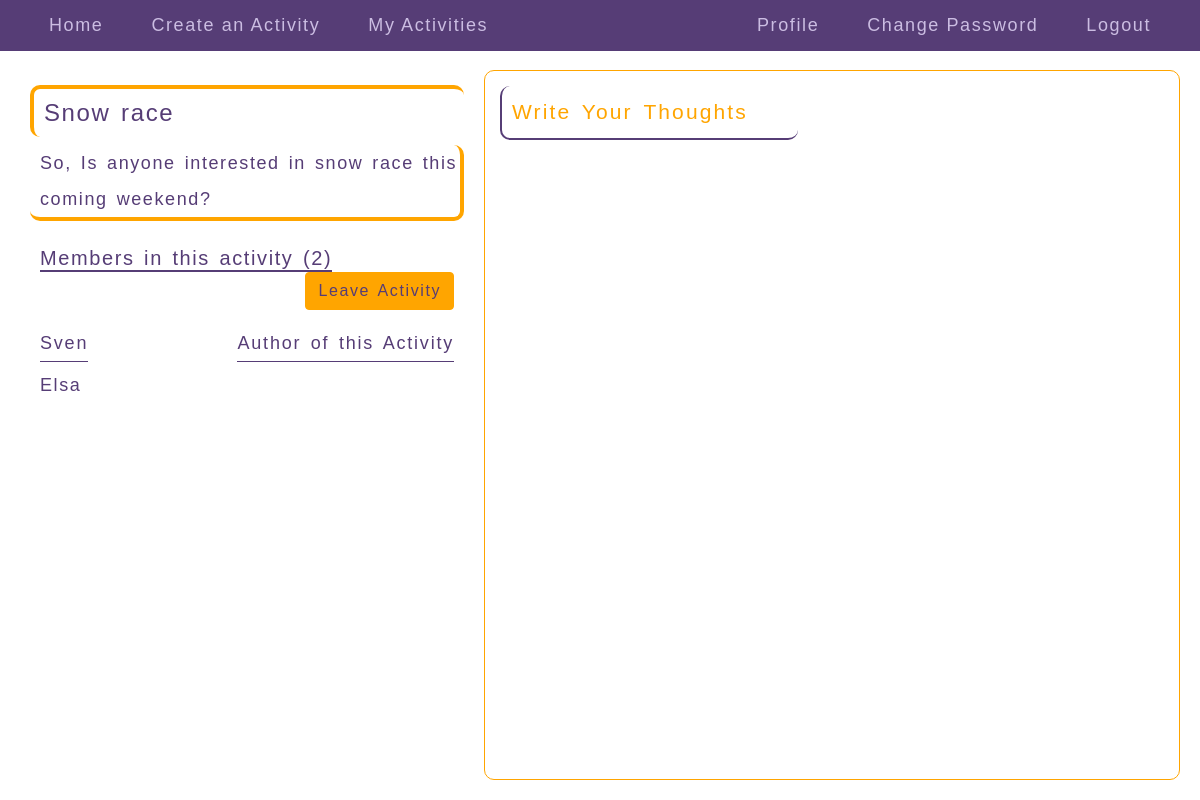
Page /activities/12 (signed in) on the committed database.
### meet/models.py (models this page shows, shortened)
class Activity(models.Model):
    user = models.ForeignKey(User, on_delete=models.CASCADE, related_name="activities")
    title = models.CharField(max_length=128)
    description = models.TextField()
    time = models.DateTimeField(default=timezone.now)

class Joining(models.Model):
    user = models.ForeignKey(User, on_delete=models.CASCADE, related_name="joined_activities")
    activity = models.ForeignKey(Activity, on_delete=models.CASCADE, related_name="user_activities")

### meet/views.py (the view)
# urls.py: path("activities/<int:id>", views.displayactivity, name="display_activity"),
@login_required(login_url='/')
def displayactivity(request, id):
    activity = Activity.objects.get(pk=id)
    users = Joining.objects.filter(activity=activity).all()
    users_list = []
    for user in users:
        users_list.append(user.user.username)
    return render(request, "meet/activity.html", {
    "activity": activity, "users": users, "users_list": users_list
    })

### meet/templates/meet/activity.html (shortened to what this page needs)
{% extends "meet/layout.html" %}
{% block body %}
<div class="fc_display">
  <div class="left_half">
    <h4>{{ activity.title }}</h4>
    <p>{{ activity.description }}</p>
    <div class="left_half_members">
      <div class="fc_activity">
        <h5>Members in this activity ({{ users_list|length }})</h5>
        <div class="fc_activity_button">
          {% if request.user != activity.user %}
          {% if request.user.username in users_list %}
            <a href="{% url 'leave_activity' activity.id %}" class="btn btn-outline common_button">Leave Activity</a>
          {% else %}
            <a href="{% url 'join_activity' activity.id %}" class="btn btn-outline common_button">Join Activity</a>
          {% endif %}
          {% endif %}
        </div>
      </div>
      <div class="activity_users_fc">
        <p>{{ activity.user.username }}</p>
        <p class="activity_users_author">Author of this Activity</p>
      </div>
      {% for user in users %}
        {% if user.user.username != activity.user.username %}
          <p class="activity_users">{{ user.user.username }}</p>
        {% endif %}
      {% endfor %}
    </div>
  </div>
  <div class="right_half">
    <div class="right_half_header">
      <p>Write Your Thoughts</p>
    </div>
  </div>
</div>
{% endblock %}

### meet/static/meet/styles.css (style rules this page uses)
* { font-family: Arial, sans-serif; }
html, body { padding: 0; margin: 0; }
.fc_display { height: calc(100vh - 60px); display: flex; padding: 15px; box-sizing: border-box; color: #563d76; letter-spacing: 0.1em; word-spacing: 0.15em; }
.fc_display > * { margin-right: 5px; }
.left_half, .right_half { flex-basis: 40%; box-sizing: border-box; padding: 15px; border: 1px solid #563d76; border: 1px solid orange; border-radius: 10px; }
.right_half { flex-basis: 60%; }
.left_half { border: none; font-size: 18px; }
.left_half p { margin: 0; }
.left_half h4, .left_half > p { padding-left: 10px; border-left: 4px solid orange; border-top: 4px solid orange; line-height: 2; border-radius: 10px; }
.left_half > p { border: none; border-right: 4px solid orange; border-bottom: 4px solid orange; }
.left_half_members { padding: 10px; }
.left_half_members h5 { margin: 0; border-bottom: 2px solid #563d76; }
.form_update button, .password_reset_complete a, .pagination_links a, .common_button { color: orange; border-color: #563d76; background: #563d76; color: #563d76; border-color: orange; background: orange; }
.fc_activity { display: flex; flex-flow: row wrap; align-items: center; margin: 15px 0; }
.fc_activity_button { margin-left: auto; }
.activity_users_fc { display: flex; line-height: 2; letter-spacing: 0.1em; word-spacing: 0.15em; margin: 10px 0; }
.activity_users_fc > * { border-bottom: 1px solid #563d76; }
.activity_users_fc p.activity_users_author { margin-left: auto; }
.right_half * { letter-spacing: 0.1em; word-spacing: 0.15em; }
.right_half_header p { padding: 10px; padding-right: 50px; display: inline-block; font-size: 21px; color: orange; border-radius: 10px; border-left: 2px solid #563d76; border-bottom: 2px solid #563d76; }

### rows in the picture
Activity: title "Snow race", description "So, Is anyone interested in snow race this coming weekend?", user.username "Sven"
Joining: user.username "Elsa"

### other values in the picture
{{ users_list|length }} "2"
